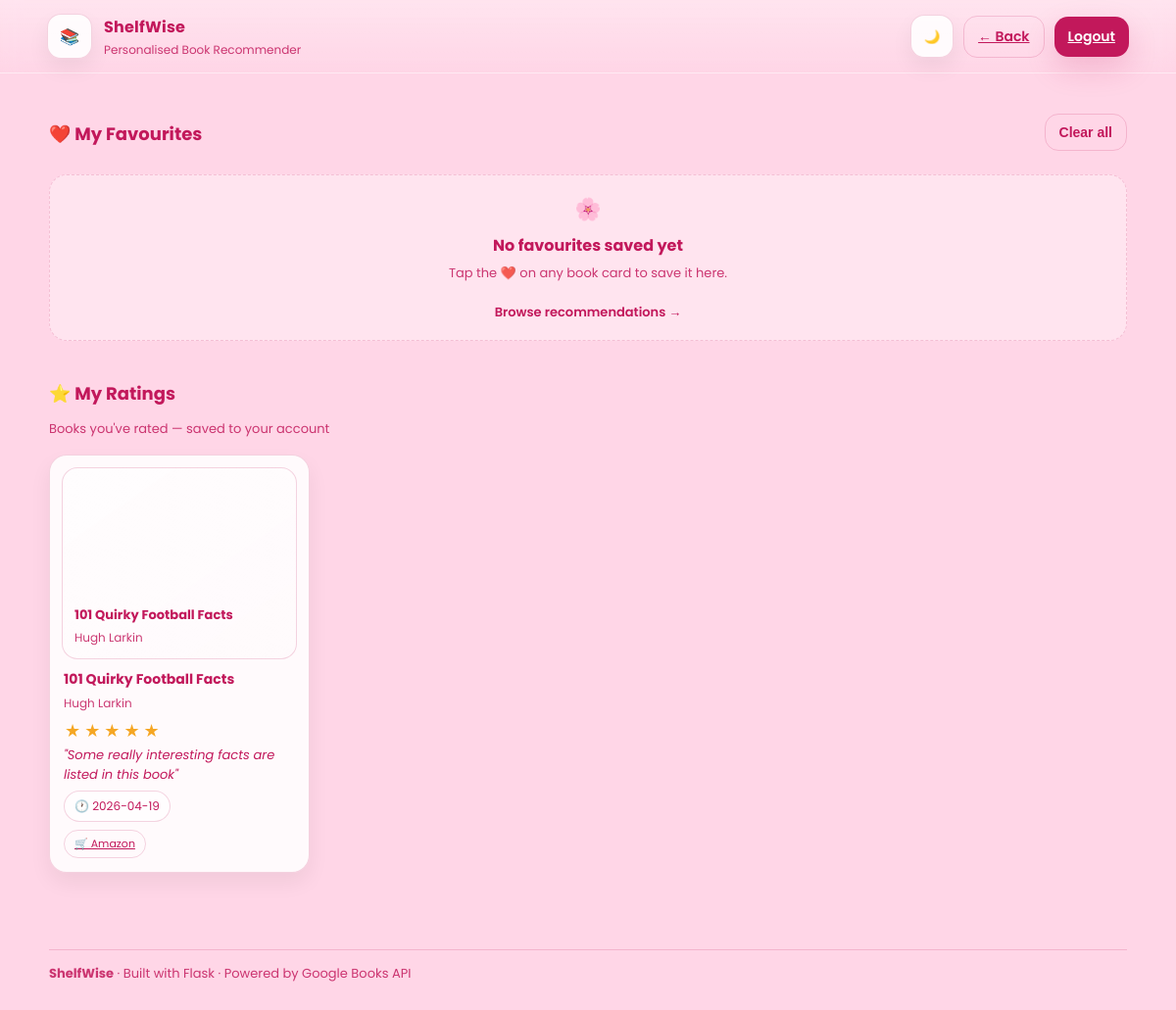
The page /favourites (signed in) on the database its author committed.
### tables this page shows
CREATE TABLE user_ratings (
            id INTEGER PRIMARY KEY AUTOINCREMENT,
            user_id INTEGER NOT NULL,
            isbn TEXT NOT NULL,
            book_title TEXT NOT NULL,
            book_author TEXT NOT NULL,
            rating INTEGER NOT NULL,
            rated_at TEXT NOT NULL,
            UNIQUE(user_id, isbn)
        );

CREATE TABLE user_reviews (
            id INTEGER PRIMARY KEY AUTOINCREMENT,
            user_id INTEGER NOT NULL,
            isbn TEXT NOT NULL,
            book_title TEXT NOT NULL,
            book_author TEXT NOT NULL,
            review TEXT NOT NULL,
            created_at TEXT NOT NULL,
            UNIQUE(user_id, isbn)
        );

### app.py (the view)
@app.route("/favourites")
@login_required
def favourites():
    user_id = session["user_id"]
    conn = get_db()
    rated = conn.execute("SELECT isbn, book_title, book_author, rating, rated_at FROM user_ratings WHERE user_id=? ORDER BY rated_at DESC", (user_id,)).fetchall()
    reviews = {r["isbn"]: r["review"] for r in conn.execute("SELECT isbn, review FROM user_reviews WHERE user_id=?", (user_id,)).fetchall()}
    conn.close()
    books = []
    for row in rated:
        buy_link = "https://www.amazon.co.uk/s?k=" + requests.utils.quote(f"{row['book_title']} {row['book_author']}")
        books.append({
            "isbn": row["isbn"],
            "title": row["book_title"],
            "author": row["book_author"],
            "rating": row["rating"],
            "rated_at": row["rated_at"][:10],
            "review": reviews.get(row["isbn"], ""),
            "buy_link": buy_link,
        })
    return render_template("favourites.html",
        user_name=session.get("user_name", "there"),
        user_email=session.get("user_email", ""),
        books=books)

### app.py (called while the page is built)
def get_db():
    conn = sqlite3.connect(DB_PATH)
    conn.row_factory = sqlite3.Row
    return conn

@app.before_request
def setup():
    init_db()

def login_required(f):
    @wraps(f)
    def wrapper(*args, **kwargs):
        if "user_id" not in session:
            flash("Please log in first.", "error")
            return redirect(url_for("login"))
        return f(*args, **kwargs)
    return wrapper

### templates/favourites.html (shortened to what this page needs)
<!doctype html>
<html lang="en" data-theme="pink">
<head>
<link rel="stylesheet" href="{{ url_for('static', filename='style.css') }}">
</head>
<body class="app-page">
<header class="topbar">
  <div class="brand">
    <div class="brand-mark">📚</div>
    <div class="brand-text">
      <div class="brand-title">ShelfWise</div>
      <div class="brand-subtitle">Personalised Book Recommender</div>
    </div>
  </div>
  <div class="topbar-actions">
    <button class="icon-btn" id="themeToggle" aria-label="Toggle theme"><span class="icon">🌙</span></button>
    <a class="btn btn-ghost btn-small" href="{{ url_for('dashboard') }}">← Back</a>
    <a class="btn btn-small" href="{{ url_for('logout') }}">Logout</a>
  </div>
</header>
<main class="container">
  <section class="results">
    <div class="results-head">
      <h2 class="section-title">❤️ My Favourites</h2>
      <button class="btn btn-ghost btn-small" id="clearBtn">Clear all</button>
    </div>
    <div class="empty-state" id="emptyState" style="display:none;">
      <div class="empty-ico">🌸</div>
      <div class="empty-title">No favourites saved yet</div>
      <div class="empty-sub">
        Tap the ❤️ on any book card to save it here.<br><br>
        <a class="auth-link" href="{{ url_for('dashboard') }}">Browse recommendations →</a>
      </div>
    </div>
    {% if books %}
    <div style="margin-top: 40px;">
      <h2 class="section-title">⭐ My Ratings</h2>
      <p class="muted" style="margin-bottom: 16px;">Books you've rated — saved to your account</p>
      <div class="book-grid">
        {% for b in books %}
        <article class="book-card">
          <div class="cover-wrap">
            {% if b.cover_url %}
              <img class="cover-img" src="{{ b.cover_url }}" alt="{{ b.title }}" loading="lazy"/>
            {% else %}
              <div class="cover">
                <div class="cover-title">{{ b.title }}</div>
                <div class="cover-author">{{ b.author }}</div>
              </div>
            {% endif %}
          </div>
          <div class="book-meta">
            <h3 class="book-title">{{ b.title }}</h3>
            <p class="book-author">{{ b.author }}</p>
            <div class="star-row static">
              {% for i in range(1,6) %}
                <span class="star-btn {% if i <= b.rating %}filled{% endif %}">★</span>
              {% endfor %}
            </div>
            {% if b.review %}<p class="review-text">"{{ b.review }}"</p>{% endif %}
            <div class="book-stats"><span class="stat muted">🕐 {{ b.rated_at }}</span></div>
            <div class="card-actions">
              {% if b.buy_link %}
                <a class="card-btn buy-btn" href="{{ b.buy_link }}" target="_blank" rel="noopener">🛒 Amazon</a>
              {% endif %}
            </div>
          </div>
        </article>
        {% endfor %}
      </div>
    </div>
    {% endif %}
  </section>
</main>
<footer class="footer">
  <div class="footer-inner">
<div class="footer-left"><b>ShelfWise</b> · Built with Flask · Powered by Google Books API</div>  </div>
</footer>
</body>
</html>

### rows shown on the page
user_ratings: title "101 Quirky Football Facts", author "Hugh Larkin", title "101 Quirky Football Facts", author "Hugh Larkin"
user_reviews: review "Some really interesting facts are listed in this book"

### other values the page prints
{{ b.rated_at }} "2026-04-19"
